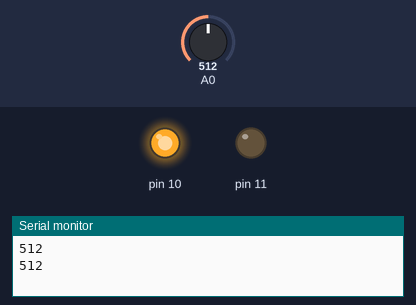
The sketch below on a simulated Arduino Uno, built with avr-gcc and run on an emulated ATmega328P. On the bench: output pins drawn as LEDs (lit = HIGH), the last lines printed to the serial monitor. Inputs (shaded band) come from the test bench; at power-on: A0 = 512.

Above: at 1.8 s.
1.9 s: A0 set to 166
3.4 s: A0 set to 135
At 5.2 s:
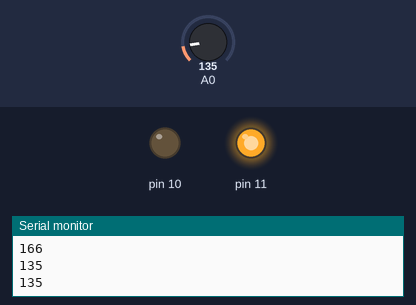
5.5 s: A0 set to 160
At 7.0 s:
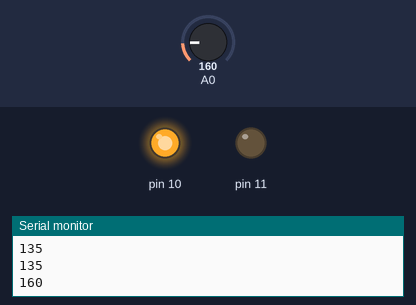
7.5 s: A0 set to 140
At 8.5 s:
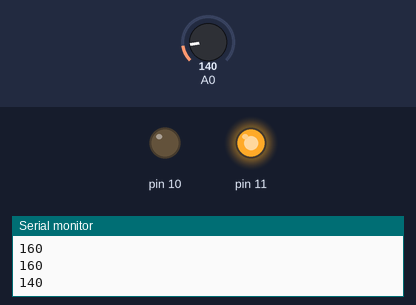
Timing chart, 0 to 10.5 s (numbered marks = the images above; inputs shaded):
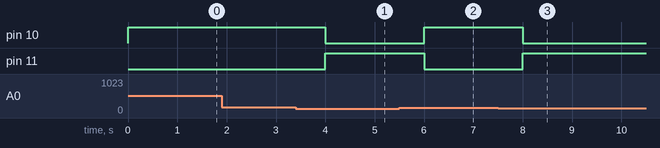

Measured:
- the behaviour switches between 150 and 149 on A0 (found by bisection; images 0 and 1)
- after the input at 3.4 s, pin 10: HIGH → LOW after 0.60 s; pin 11: LOW → HIGH after 0.60 s
- after the input at 5.5 s, pin 10: LOW → HIGH after 0.50 s; pin 11: HIGH → LOW after 0.50 s
- after the input at 7.5 s, pin 10: HIGH → LOW after 0.50 s; pin 11: LOW → HIGH after 0.50 s

The sketch:

smoke.ino
```cpp
int gas=A0;
int ledgreen=11;
int ledred=10;
void setup()
{
  pinMode(A0,INPUT);
  pinMode(11,OUTPUT);
  pinMode(10,OUTPUT);
  Serial.begin(9600);
}
void loop()
{
 int a=analogRead(A0);
 Serial.println(a);
 if(a<150)
 {
  digitalWrite(11,HIGH);
  digitalWrite(10,LOW);
 }
 else
 {
  digitalWrite(10,HIGH);
  digitalWrite(11,LOW);
 }
 delay(1000);

}
```
